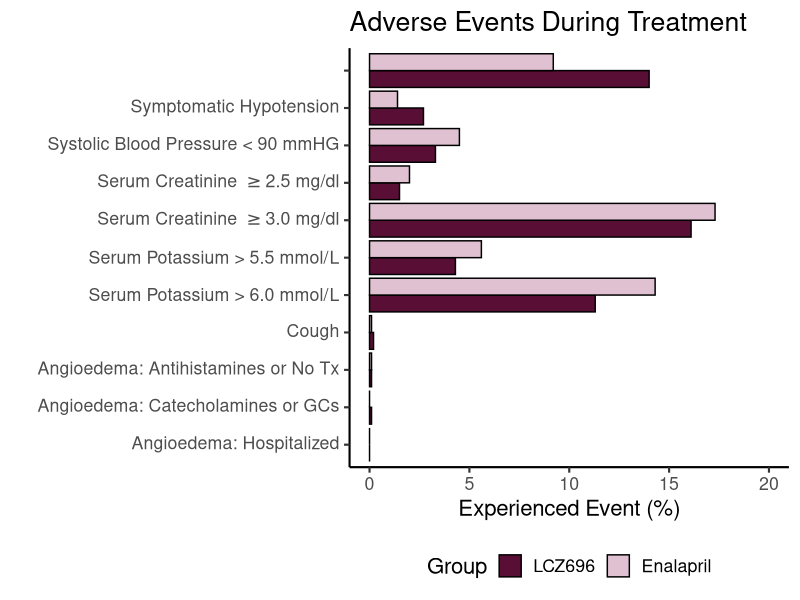

Here is the R script that generated this plot:
############## Code for Real Chemistry Writing Assignment ################

# Written by Michelle Frankot
# March 28, 2026 

# Plot statistics in Table 3 (adverse events) for https://www.nejm.org/doi/full/10.1056/NEJMoa1409077




### Environment Set Up ###

library(dplyr) # for data manipulation
library(ggplot2) # for plotting





### Constants and Labels ###

AEs <- c("Symptomatic Hypotension", 
            "Symptomatic Hypotension (Systolic <90 mmHG)",
            "Serum Creatinine >=2.5 mg/dl", 
            "Serum Creatinine >=3.0 mg/dl",  
            "Serum Potassium >5.5 mmol/L",
            "Serum Potassium >6.0 mmol/L",
            "Cough",
            "Angioedema (No Tx or AH Only)",
            "Angioedema (CA or GCs)",
            "Angioedema (Hospitalized; No Airway Compromise)",
            "Angioedema (Hospitalized; Airway Compromise)")


AE_Labels <- c("Symptomatic Hypotension", 
            "Systolic Blood Pressure < 90 mmHG",
            expression("Serum Creatinine ">="2.5 mg/dl"), 
            expression("Serum Creatinine ">="3.0 mg/dl"),   
            "Serum Potassium > 5.5 mmol/L",
            "Serum Potassium > 6.0 mmol/L",
            "Cough",
            "Angioedema: Antihistamines or No Tx",
            "Angioedema: Catecholamines or GCs",
            "Angioedema: Hospitalized")





### Create dataframe from Table 3 ###

data <- data.frame(
  Event = rep(AEs, times = 1, each = 2),
  Group = rep(c("LCZ696", "Enalapril"), times = 11),
  n = c(588, 388, 112, 59, 139, 188, 63, 83, 674, 727, 
        181, 236, 474, 601, 10, 5, 6, 4, 3, 1, 0, 0),
  p.sig = rep(c("***", "***", "**", "", "", "**", "***", "", "", "", ""), 
              times = 1, each = 2)
)


# calculate percentages and cross-check with Table 3

to.plot <- data %>%
  mutate(Total_N = ifelse(Group == "LCZ696", 4187, 4212))%>%
  mutate(Percent = round(100*(n/Total_N), digits = 1))%>%
  mutate(Group = factor(Group, levels = c("LCZ696", "Enalapril")),
    Event = factor(Event, levels = rev(AEs)))%>%
  filter(Event != "Angioedema (Airway Compromise)")





### Create barplot ###

ggplot(data = to.plot, 
       aes(x = Event, y = Percent, fill = Group))+
  geom_bar(stat = "identity", 
           color = "black",
           position = "dodge",
           )+
  coord_flip()+
  # geom_text(aes(label = paste0("n=", n)),
  #           position = position_dodge(width = 1),
  #           hjust = -0.3, 
  #           size = 4)+ # option to add sample size labels
  ggtitle("Adverse Events During Treatment")+
  ylab("Experienced Event (%)")+
  xlab("")+
  scale_fill_manual(values = c("#590E36", "#E0C1D2"))+
#  scale_x_discrete(labels = scales::label_wrap(28)) +
  scale_x_discrete(labels = rev(AE_Labels))+
  ylim(c(0, 20))+
  theme_classic(base_size = 16)+
  theme(legend.position = "bottom")
